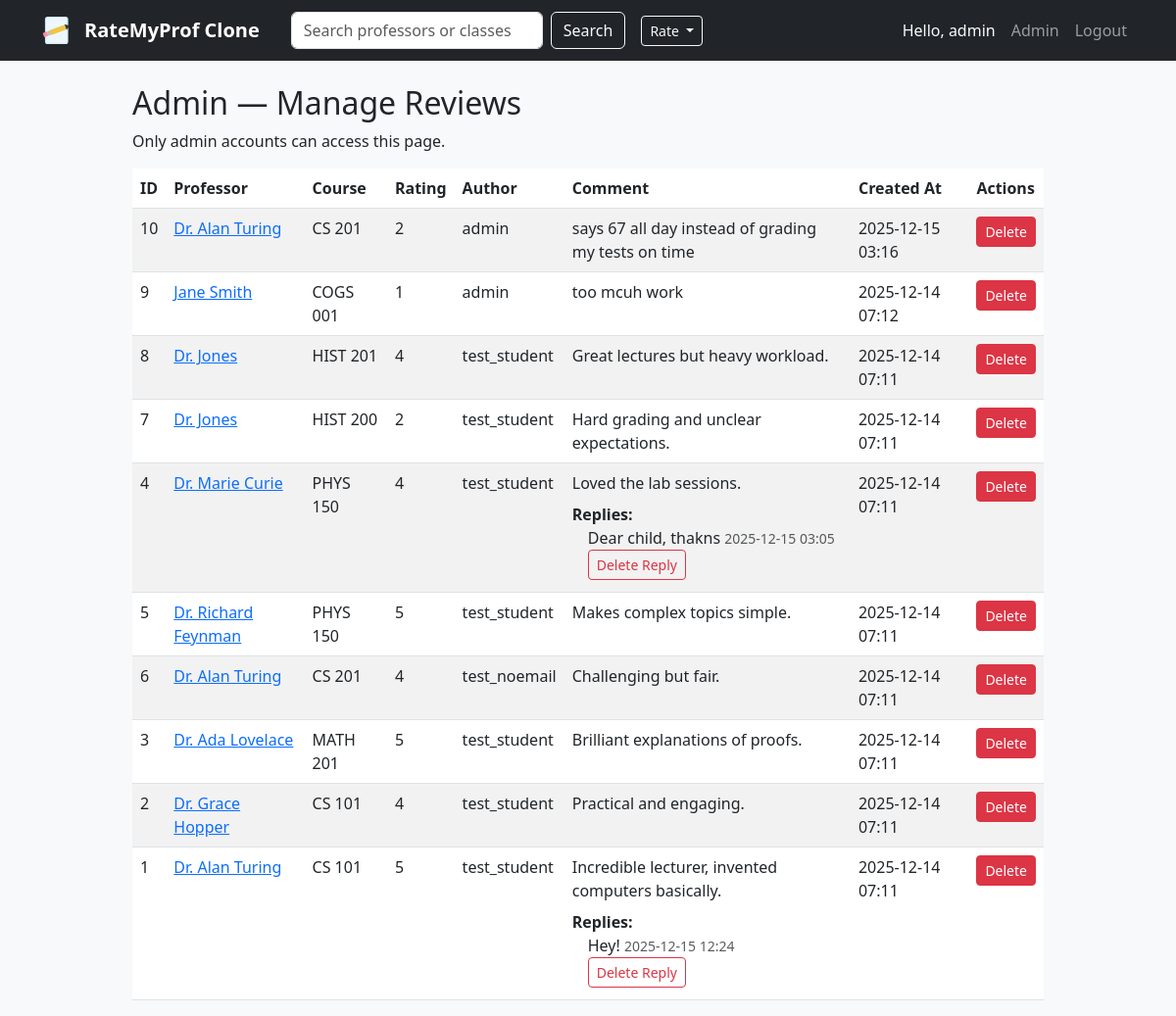
The page /admin/reviews (signed in) on the database its author committed.
### app.py (models this page shows)
class User(db.Model, UserMixin):
    __tablename__ = 'users'
    id = db.Column(db.Integer, primary_key=True)
    username = db.Column(db.String(50), unique=True, nullable=False)
    email = db.Column(db.String(100), unique=True, nullable=True)
    password_hash = db.Column(db.String(255), nullable=False)
    role = db.Column(db.String(20), nullable=False, server_default='student')
    review_deletion_count = db.Column(db.Integer, default=0, nullable=False)

class Review(db.Model):
    __tablename__ = 'reviews'
    id = db.Column(db.Integer, primary_key=True)
    user_id = db.Column(db.Integer, db.ForeignKey('users.id'), nullable=True)
    professor_id = db.Column(db.Integer, db.ForeignKey('professors.id'), nullable=False)
    course_code = db.Column(db.String(20), nullable=False)
    rating = db.Column(db.Integer, nullable=False)
    comment = db.Column(db.Text)
    grade = db.Column(db.String(5), nullable=True)
    semester = db.Column(db.String(10), nullable=True)
    year = db.Column(db.Integer, nullable=True)
    created_at = db.Column(db.DateTime, default=datetime.utcnow)
    votes = db.relationship('ReviewVote', backref='review', lazy=True)
    user = db.relationship('User', backref='reviews', uselist=False)
    replies = db.relationship('ReviewReply', backref='review', lazy=True)

class ReviewReply(db.Model):
    __tablename__ = 'review_replies'
    id = db.Column(db.Integer, primary_key=True)
    user_id = db.Column(db.Integer, db.ForeignKey('users.id'), nullable=True)
    review_id = db.Column(db.Integer, db.ForeignKey('reviews.id'), nullable=False)
    comment = db.Column(db.Text, nullable=False)
    created_at = db.Column(db.DateTime, default=datetime.utcnow)
    user = db.relationship('User', backref='replies', uselist=False)

### app.py (the view)
@app.route('/admin/reviews')
@login_required
def admin_reviews():
    if getattr(current_user, 'role', None) != 'admin':
        flash('Admin access required.', 'danger')
        return redirect(url_for('home'))
    reviews = Review.query.order_by(Review.created_at.desc()).all()
    for r in reviews:
        r.professor_name = r.professor.name if r.professor else 'Unknown'
        r.author_name = r.user.username if (r.user and r.user.username) else 'Anonymous'
        r.replies_list = ReviewReply.query.filter_by(review_id=r.id).order_by(ReviewReply.created_at.asc()).all()
    return render_template('admin_reviews.html', reviews=reviews)

### app.py (called while the page is built)
@login_manager.user_loader
def load_user(user_id):
    return User.query.get(int(user_id))

### templates/admin_reviews.html
{% extends "base.html" %}
{% block content %}
<div class="col-md-10 offset-md-1">
    <h2>Admin — Manage Reviews</h2>
    <p>Only admin accounts can access this page.</p>
    <table class="table table-striped">
        <thead>
            <tr>
                <th>ID</th>
                <th>Professor</th>
                <th>Course</th>
                <th>Rating</th>
                <th>Author</th>
                <th>Comment</th>
                <th>Created At</th>
                <th>Actions</th>
            </tr>
        </thead>
        <tbody>
            {% for r in reviews %}
            <tr>
                <td>{{ r.id }}</td>
                <td>
                    {% if r.professor %}
                        <a href="{{ url_for('professor_detail', id=r.professor.id) }}">{{ r.professor_name }}</a>
                    {% else %}
                        {{ r.professor_name }}
                    {% endif %}
                </td>
                <td>{{ r.course_code }}</td>
                <td>{{ r.rating }}</td>
                <td>{{ r.author_name }}</td>
                <td>
                    <div>{{ r.comment[:80] }}{% if r.comment|length > 80 %}...{% endif %}</div>
                    {% if r.replies_list and r.replies_list|length > 0 %}
                        <div class="mt-2">
                            <strong>Replies:</strong>
                            <ul class="list-unstyled mb-0 ps-3">
                                {% for reply in r.replies_list %}
                                    <li class="mb-1">
                                        <div>{{ reply.comment }} <small class="text-muted">{{ reply.created_at.strftime('%Y-%m-%d %H:%M') }}</small></div>
                                        {% if current_user.role == 'admin' %}
                                            <form method="POST" action="{{ url_for('admin_delete_reply', reply_id=reply.id) }}" style="display:inline;" onsubmit="return confirm('Delete reply #'+{{ reply.id }}+'?');">
                                                <button type="submit" class="btn btn-sm btn-outline-danger">Delete Reply</button>
                                            </form>
                                        {% endif %}
                                    </li>
                                {% endfor %}
                            </ul>
                        </div>
                    {% endif %}
                </td>
                <td>{{ r.created_at.strftime('%Y-%m-%d %H:%M') if r.created_at else '' }}</td>
                <td>
                    <form method="POST" action="{{ url_for('admin_delete_review', review_id=r.id) }}" onsubmit="return confirm('Delete review #'+{{ r.id }}+'?');">
                        <button type="submit" class="btn btn-sm btn-danger">Delete</button>
                    </form>
                </td>
            </tr>
            {% endfor %}
        </tbody>
    </table>
</div>
{% endblock %}

### templates/base.html (shortened to what this page needs)
<!DOCTYPE html>
<html lang="en">
<head>
    <link href="https://cdn.jsdelivr.net/npm/bootstrap@5.3.0/dist/css/bootstrap.min.css" rel="stylesheet">
</head>
<body class="bg-light">
    <nav class="navbar navbar-expand-lg navbar-dark bg-dark mb-4">
        <div class="container">
            <a class="navbar-brand d-flex align-items-center" href="{{ url_for('home') }}">
                <span class="fw-bold">RateMyProf Clone</span>
            </a>
            <div class="d-flex ms-3 me-auto align-items-center">
                <form class="d-flex" method="get" action="{{ url_for('search') }}">
                    <input class="form-control me-2" type="search" name="q" placeholder="Search professors or classes" aria-label="Search">
                    <button class="btn btn-outline-light" type="submit">Search</button>
                </form>
                <div class="dropdown ms-3">
                    <button class="btn btn-outline-light btn-sm dropdown-toggle" type="button" data-bs-toggle="dropdown">
                        Rate
                    </button>
                </div>
            </div>
            <div class="navbar-nav ms-auto">
                {% if current_user.is_authenticated %}
                    <span class="nav-item nav-link text-light">Hello, {{ current_user.username }}</span>
                    {% if current_user.role == 'admin' %}
                        <a class="nav-item nav-link" href="{{ url_for('admin_reviews') }}">Admin</a>
                    {% endif %}
                    <a class="nav-item nav-link" href="{{ url_for('logout') }}">Logout</a>
                {% else %}
                    <a class="nav-item nav-link" href="{{ url_for('login') }}">Login</a>
                    <a class="nav-item nav-link" href="{{ url_for('register') }}">Register</a>
                {% endif %}
            </div>
        </div>
    </nav>
    <div class="container">
        {% block content %}{% endblock %}
    </div>
</body>
</html>

### rows shown on the page
User: username "admin"
Review: id "10", professor_name "Dr. Alan Turing", course_code "CS 201", rating "2", author_name "admin", comment "says 67 all day instead of grading my tests on time", created_at "2025-12-15 03:16"
Review: id "9", professor_name "Jane Smith", course_code "COGS 001", rating "1", author_name "admin", comment "too mcuh work", created_at "2025-12-14 07:12"
Review: id "8", professor_name "Dr. Jones", course_code "HIST 201", rating "4", author_name "test_student", comment "Great lectures but heavy workload.", created_at "2025-12-14 07:11"
Review: id "7", professor_name "Dr. Jones", course_code "HIST 200", rating "2", author_name "test_student", comment "Hard grading and unclear expectations.", created_at "2025-12-14 07:11"
Review: id "4", professor_name "Dr. Marie Curie", course_code "PHYS 150", rating "4", author_name "test_student", comment "Loved the lab sessions.", created_at "2025-12-14 07:11"
ReviewReply: comment "Dear child, thakns", created_at "2025-12-15 03:05"
Review: id "5", professor_name "Dr. Richard Feynman", course_code "PHYS 150", rating "5", author_name "test_student", comment "Makes complex topics simple.", created_at "2025-12-14 07:11"
Review: id "6", professor_name "Dr. Alan Turing", course_code "CS 201", rating "4", author_name "test_noemail", comment "Challenging but fair.", created_at "2025-12-14 07:11"
Review: id "3", professor_name "Dr. Ada Lovelace", course_code "MATH 201", rating "5", author_name "test_student", comment "Brilliant explanations of proofs.", created_at "2025-12-14 07:11"
Review: id "2", professor_name "Dr. Grace Hopper", course_code "CS 101", rating "4", author_name "test_student", comment "Practical and engaging.", created_at "2025-12-14 07:11"
Review: id "1", professor_name "Dr. Alan Turing", course_code "CS 101", rating "5", author_name "test_student", comment "Incredible lecturer, invented computers basically.", created_at "2025-12-14 07:11"
ReviewReply: comment "Hey!", created_at "2025-12-15 12:24"
